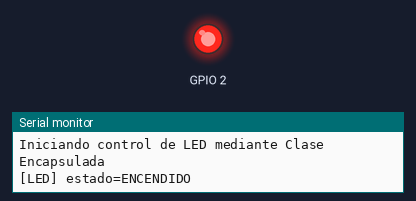
The program below on a simulated ESP32. Parts: output pins drawn as LEDs (lit = HIGH), the last lines printed to the serial monitor.

Above: at 1.1 s.
At 3.1 s:
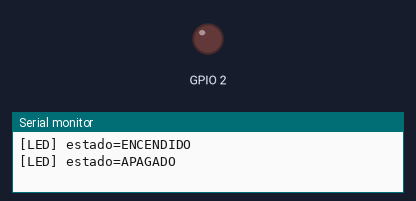
Timing chart, 0 to 5.3 s (numbered marks = the images above):
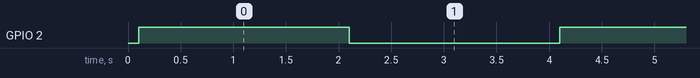

Measured:
- by itself, GPIO 2: alternates HIGH for 2.0 s and LOW for 2.0 s

The program:

main.cpp
```cpp
#include <Arduino.h>
#include "Led.h"

// Instancia de la clase Led asignada al GPIO 2
Led led(2);

void setup() {
    Serial.begin(115200);
    delay(100);

    // Inicializa el pin a través del método encapsulado begin()
    led.begin();

    Serial.println();
    Serial.println("Iniciando control de LED mediante Clase Encapsulada");
}

void loop() {
    // Alterna el estado del LED utilizando la clase
    bool estado = led.toggle();

    // Emite por el puerto serie el formato exacto requerido
    Serial.print("[LED] estado=");
    Serial.println(estado ? "ENCENDIDO" : "APAGADO");

    delay(2000);
}
```
